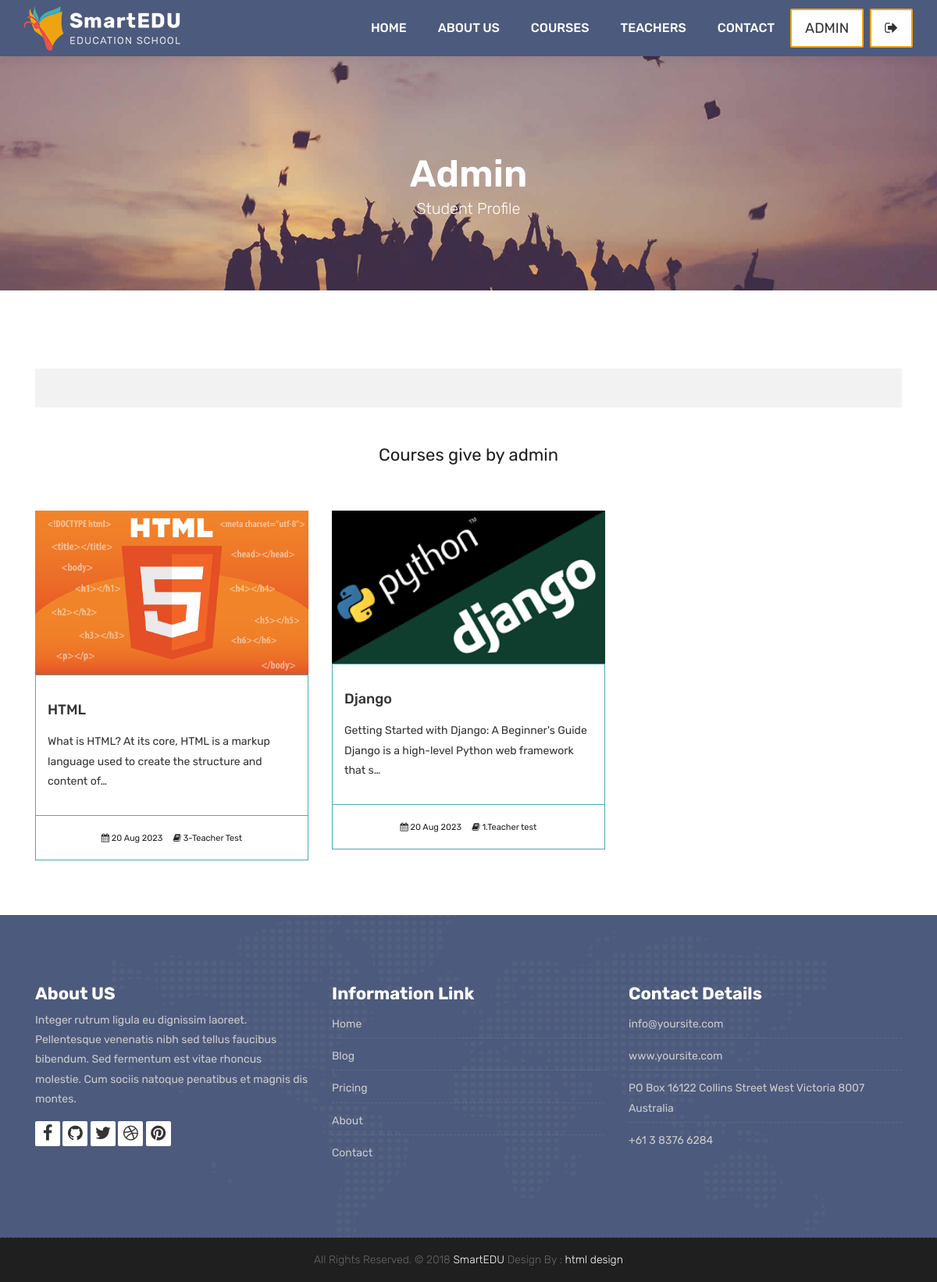
The page /accounts/dashboard/ (signed in) on the database its author committed.
### courses/models.py (models this page shows, shortened)
class Course(models.Model):
    teacher=models.ForeignKey(Teacher,null=True, on_delete=models.CASCADE)
    name = models.CharField(max_length=200, unique=True, verbose_name="Kurs Adı", help_text="Kurs adını yazınız ")
    category = models.ForeignKey(Category,null=True, on_delete=models.DO_NOTHING)
    tags = models.ManyToManyField(Tag, blank=True, null=True)
    students = models.ManyToManyField(User, blank=True, related_name='courses_joined')
    description= models.TextField(blank=True, null=True)
    image= models.ImageField(upload_to="courses/%Y/%m/%d/", default="courses/default-image.jpg")
    date = models.DateTimeField(auto_now=True)
    available = models.BooleanField(default=True)

### teachers/models.py (models this page shows)
class Teacher(models.Model):
    name=models.CharField(max_length=50)
    title = models.CharField(max_length=50)
    description = models.TextField(blank=True)
    image = models.ImageField(upload_to="courses/%Y/%m/%d/")
    facebook=models.URLField(max_length=100, blank=True)
    Twitter = models.URLField(max_length=100, blank=True)
    Linkedin = models.URLField(max_length=100, blank=True)
    Youtube = models.URLField(max_length=100, blank=True)
    def __str__(self):
        return self.name

### accounts/views.py (the view)
# urls.py: path('dashboard/', views.user_dashboard, name='dashboard'),
@login_required(login_url="login")
def user_dashboard(request):
    current_user = request.user
    courses =current_user.courses_joined.all()
    context = {
        'courses':courses
    }
    return render(request, 'dashboard.html',context)

### templates/dashboard.html
{% extends 'partials/_base.html' %}
{% load static %}
{% block content %}
<div class="all-title-box">
    <div class="container text-center">
        <h1>{{ user.username }}<span class="m_1">Student Profile</span></h1>
    </div>
</div>
<div id="overviews" class="section wb">
    <div class="container">
        <div class="row">
            <div class="col-lg-12 blog-post-single">
                <div class="blog-author">
                    <div class="author-bio">
                        <h2 class="author_name">{{ user.first_name}} {{ user.last_name}}</h2>
                    </div>
                </div>
            </div>
        </div>
        <div class="row">
            <div class="col-lg-12">
                <h2 class="text-center my-5">Courses give by {{ user.username }} </h2>
            </div>
            {% for course in courses %}
            <div class="col-lg-4 col-md-6 col-12">
                <div class="course-item">
                    <div class="image-blog">
                        <img src="{{course.image.url}}" alt="" class="img-fluid">
                    </div>
                    <div class="course-br">
                        <div class="course-title">
                            <h2><a href="{% url 'course_detail' course.category.slug course.id %}" title="">{{course.name}}</a>
                            </h2>
                        </div>
                        <div class="course-desc">
                            <p>{{course.description | truncatechars:100}} </p>
                        </div>
                    </div>
                    <div class="course-meta-bot">
                        <ul>
                        <li><i class="fa fa-calendar" aria-hidden="true"></i> {{course.date| date:"d M Y"}}</li>
                        <li><i class="fa fa-book" aria-hidden="true"></i> {{course.teacher}}</li>
                        </ul>
                    </div>
                </div>
            </div>
            {% endfor %}
        </div>
    </div>
</div>
{% endblock %}

### templates/partials/_navbar.html (shortened to what this page needs)
{% load static %}
	<header class="top-navbar">
		<nav class="navbar navbar-expand-lg navbar-light bg-light">
			<div class="container-fluid">
				<a class="navbar-brand" href="{% url 'index'%}">
					<img src="{% static 'images/logo.png'%}" alt="" />
				</a>
				<div class="collapse navbar-collapse" id="navbars-host">
					<ul class="navbar-nav ml-auto">
						<li class="nav-item {% if '/' == request.path %} active {% endif %} "><a class="nav-link" href="{% url 'index'%}">Home</a></li>
						<li class="nav-item {% if 'about' in request.path %} active {% endif %} "><a class="nav-link" href="{% url 'about'%}">About Us</a></li>
						<li class="nav-item {% if 'courses' in request.path %} active {% endif %} "><a class="nav-link" href="{% url 'courses'%}">Courses</a></li>
						<li class="nav-item {% if 'teachers' in request.path %} active {% endif %}"><a class="nav-link " href="{% url 'teachers'%}">Teachers</a></li>
						<li class="nav-item {% if 'contact' in request.path %} active {% endif %}"><a class="nav-link " href="{% url 'contact'%}">Contact</a></li>
					</ul>
					<ul class="nav navbar-nav navbar-right">
						{% if user.is_authenticated %}
						 <li><a class="hover-btn-new log orange mr-2" href="{% url 'dashboard' %}"><span>{{user.username}}</span></a></li>
						 <li><a class="hover-btn-new log orange " href="javascript:{document.getElementById('logout').submit()}"><span><i class="fa fa-sign-out"></i></span></a>
						 </li>
						{% else %}
                        <li><a class="hover-btn-new log orange mr-2" href="{% url 'login' %}"><span><i class="fa fa-sign-in"></i></span></a></li>
						<li><a class="hover-btn-new log orange" href="{% url 'register' %}"><span><i class="fa fa-user-plus"></i></span></a></li>
						{% endif %}
                    </ul>
				</div>
			</div>
		</nav>
	</header>

### rows shown on the page
Course: image (picture), name "HTML", description "What is HTML? At its core, HTML is a markup language used to create the structure and content of…", date "20 Aug 2023", teacher "3-Teacher Test"
Course: image (picture), name "Django", description "Getting Started with Django: A Beginner's Guide Django is a high-level Python web framework that s…", date "20 Aug 2023", teacher "1.Teacher test"

### other values the page prints
{{ user.username }} "ADMIN"
{{ user.username }} "Admin"
{{ user.username }} "admin"
